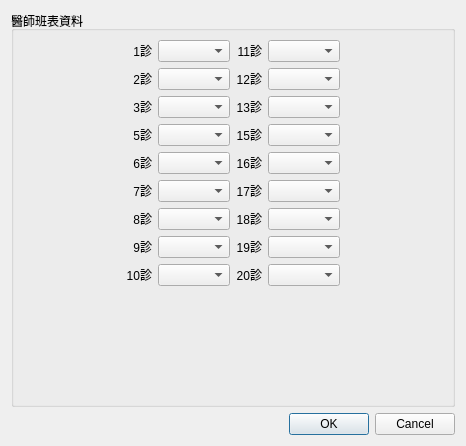
<?xml version="1.0" encoding="UTF-8"?>
<ui version="4.0">
 <class>Dialog_doctor_schedule_period</class>
 <widget class="QDialog" name="Dialog_doctor_schedule_period">
  <property name="windowModality">
   <enum>Qt::NonModal</enum>
  </property>
  <property name="geometry">
   <rect>
    <x>0</x>
    <y>0</y>
    <width>466</width>
    <height>446</height>
   </rect>
  </property>
  <property name="sizePolicy">
   <sizepolicy hsizetype="Preferred" vsizetype="Preferred">
    <horstretch>0</horstretch>
    <verstretch>0</verstretch>
   </sizepolicy>
  </property>
  <property name="windowTitle">
   <string>輸入醫師班表</string>
  </property>
  <layout class="QVBoxLayout" name="verticalLayout">
   <item>
    <widget class="QGroupBox" name="groupBox_schedule">
     <property name="title">
      <string>醫師班表資料</string>
     </property>
     <property name="flat">
      <bool>true</bool>
     </property>
     <layout class="QVBoxLayout" name="verticalLayout_2">
      <item>
       <layout class="QGridLayout" name="gridLayout_3">
        <item row="1" column="5">
         <spacer name="horizontalSpacer_3">
          <property name="orientation">
           <enum>Qt::Horizontal</enum>
          </property>
          <property name="sizeHint" stdset="0">
           <size>
            <width>40</width>
            <height>20</height>
           </size>
          </property>
         </spacer>
        </item>
        <item row="9" column="2">
         <widget class="QComboBox" name="comboBox_room10"/>
        </item>
        <item row="1" column="2">
         <widget class="QComboBox" name="comboBox_room1"/>
        </item>
        <item row="4" column="1">
         <widget class="QLabel" name="label_person1_4">
          <property name="text">
           <string>5診</string>
          </property>
          <property name="alignment">
           <set>Qt::AlignRight|Qt::AlignTrailing|Qt::AlignVCenter</set>
          </property>
         </widget>
        </item>
        <item row="7" column="1">
         <widget class="QLabel" name="label_person1_7">
          <property name="text">
           <string>8診</string>
          </property>
          <property name="alignment">
           <set>Qt::AlignRight|Qt::AlignTrailing|Qt::AlignVCenter</set>
          </property>
         </widget>
        </item>
        <item row="5" column="2">
         <widget class="QComboBox" name="comboBox_room6"/>
        </item>
        <item row="6" column="2">
         <widget class="QComboBox" name="comboBox_room7"/>
        </item>
        <item row="7" column="2">
         <widget class="QComboBox" name="comboBox_room8"/>
        </item>
        <item row="8" column="2">
         <widget class="QComboBox" name="comboBox_room9"/>
        </item>
        <item row="2" column="1">
         <widget class="QLabel" name="label_person1_2">
          <property name="text">
           <string>2診</string>
          </property>
          <property name="alignment">
           <set>Qt::AlignRight|Qt::AlignTrailing|Qt::AlignVCenter</set>
          </property>
         </widget>
        </item>
        <item row="1" column="3">
         <widget class="QLabel" name="label_person1_10">
          <property name="text">
           <string>11診</string>
          </property>
          <property name="alignment">
           <set>Qt::AlignRight|Qt::AlignTrailing|Qt::AlignVCenter</set>
          </property>
         </widget>
        </item>
        <item row="4" column="2">
         <widget class="QComboBox" name="comboBox_room5"/>
        </item>
        <item row="8" column="1">
         <widget class="QLabel" name="label_person1_8">
          <property name="text">
           <string>9診</string>
          </property>
          <property name="alignment">
           <set>Qt::AlignRight|Qt::AlignTrailing|Qt::AlignVCenter</set>
          </property>
         </widget>
        </item>
        <item row="1" column="0">
         <spacer name="horizontalSpacer">
          <property name="orientation">
           <enum>Qt::Horizontal</enum>
          </property>
          <property name="sizeHint" stdset="0">
           <size>
            <width>40</width>
            <height>20</height>
           </size>
          </property>
         </spacer>
        </item>
        <item row="6" column="1">
         <widget class="QLabel" name="label_person1_6">
          <property name="text">
           <string>7診</string>
          </property>
          <property name="alignment">
           <set>Qt::AlignRight|Qt::AlignTrailing|Qt::AlignVCenter</set>
          </property>
         </widget>
        </item>
        <item row="10" column="2">
         <spacer name="verticalSpacer">
          <property name="orientation">
           <enum>Qt::Vertical</enum>
          </property>
          <property name="sizeHint" stdset="0">
           <size>
            <width>20</width>
            <height>40</height>
           </size>
          </property>
         </spacer>
        </item>
        <item row="5" column="1">
         <widget class="QLabel" name="label_person1_5">
          <property name="text">
           <string>6診</string>
          </property>
          <property name="alignment">
           <set>Qt::AlignRight|Qt::AlignTrailing|Qt::AlignVCenter</set>
          </property>
         </widget>
        </item>
        <item row="2" column="2">
         <widget class="QComboBox" name="comboBox_room2"/>
        </item>
        <item row="3" column="1">
         <widget class="QLabel" name="label_person1_3">
          <property name="text">
           <string>3診</string>
          </property>
          <property name="alignment">
           <set>Qt::AlignRight|Qt::AlignTrailing|Qt::AlignVCenter</set>
          </property>
         </widget>
        </item>
        <item row="1" column="1">
         <widget class="QLabel" name="label_person1">
          <property name="text">
           <string>1診</string>
          </property>
          <property name="alignment">
           <set>Qt::AlignRight|Qt::AlignTrailing|Qt::AlignVCenter</set>
          </property>
         </widget>
        </item>
        <item row="9" column="1">
         <widget class="QLabel" name="label_person1_9">
          <property name="text">
           <string>10診</string>
          </property>
          <property name="alignment">
           <set>Qt::AlignRight|Qt::AlignTrailing|Qt::AlignVCenter</set>
          </property>
         </widget>
        </item>
        <item row="3" column="2">
         <widget class="QComboBox" name="comboBox_room3"/>
        </item>
        <item row="1" column="4">
         <widget class="QComboBox" name="comboBox_room11"/>
        </item>
        <item row="2" column="3">
         <widget class="QLabel" name="label_person1_11">
          <property name="text">
           <string>12診</string>
          </property>
          <property name="alignment">
           <set>Qt::AlignRight|Qt::AlignTrailing|Qt::AlignVCenter</set>
          </property>
         </widget>
        </item>
        <item row="2" column="4">
         <widget class="QComboBox" name="comboBox_room12"/>
        </item>
        <item row="3" column="3">
         <widget class="QLabel" name="label_person1_12">
          <property name="text">
           <string>13診</string>
          </property>
          <property name="alignment">
           <set>Qt::AlignRight|Qt::AlignTrailing|Qt::AlignVCenter</set>
          </property>
         </widget>
        </item>
        <item row="3" column="4">
         <widget class="QComboBox" name="comboBox_room13"/>
        </item>
        <item row="4" column="3">
         <widget class="QLabel" name="label_person1_13">
          <property name="text">
           <string>15診</string>
          </property>
          <property name="alignment">
           <set>Qt::AlignRight|Qt::AlignTrailing|Qt::AlignVCenter</set>
          </property>
         </widget>
        </item>
        <item row="4" column="4">
         <widget class="QComboBox" name="comboBox_room15"/>
        </item>
        <item row="5" column="3">
         <widget class="QLabel" name="label_person1_14">
          <property name="text">
           <string>16診</string>
          </property>
          <property name="alignment">
           <set>Qt::AlignRight|Qt::AlignTrailing|Qt::AlignVCenter</set>
          </property>
         </widget>
        </item>
        <item row="5" column="4">
         <widget class="QComboBox" name="comboBox_room16"/>
        </item>
        <item row="6" column="3">
         <widget class="QLabel" name="label_person1_15">
          <property name="text">
           <string>17診</string>
          </property>
          <property name="alignment">
           <set>Qt::AlignRight|Qt::AlignTrailing|Qt::AlignVCenter</set>
          </property>
         </widget>
        </item>
        <item row="6" column="4">
         <widget class="QComboBox" name="comboBox_room17"/>
        </item>
        <item row="7" column="3">
         <widget class="QLabel" name="label_person1_16">
          <property name="text">
           <string>18診</string>
          </property>
          <property name="alignment">
           <set>Qt::AlignRight|Qt::AlignTrailing|Qt::AlignVCenter</set>
          </property>
         </widget>
        </item>
        <item row="7" column="4">
         <widget class="QComboBox" name="comboBox_room18"/>
        </item>
        <item row="8" column="3">
         <widget class="QLabel" name="label_person1_17">
          <property name="text">
           <string>19診</string>
          </property>
          <property name="alignment">
           <set>Qt::AlignRight|Qt::AlignTrailing|Qt::AlignVCenter</set>
          </property>
         </widget>
        </item>
        <item row="8" column="4">
         <widget class="QComboBox" name="comboBox_room19"/>
        </item>
        <item row="9" column="3">
         <widget class="QLabel" name="label_person1_18">
          <property name="text">
           <string>20診</string>
          </property>
          <property name="alignment">
           <set>Qt::AlignRight|Qt::AlignTrailing|Qt::AlignVCenter</set>
          </property>
         </widget>
        </item>
        <item row="9" column="4">
         <widget class="QComboBox" name="comboBox_room20"/>
        </item>
       </layout>
      </item>
      <item>
       <spacer name="horizontalSpacer_2">
        <property name="orientation">
         <enum>Qt::Horizontal</enum>
        </property>
        <property name="sizeHint" stdset="0">
         <size>
          <width>40</width>
          <height>20</height>
         </size>
        </property>
       </spacer>
      </item>
     </layout>
    </widget>
   </item>
   <item>
    <widget class="QDialogButtonBox" name="buttonBox">
     <property name="orientation">
      <enum>Qt::Horizontal</enum>
     </property>
     <property name="standardButtons">
      <set>QDialogButtonBox::Cancel|QDialogButtonBox::Ok</set>
     </property>
     <property name="centerButtons">
      <bool>false</bool>
     </property>
    </widget>
   </item>
  </layout>
 </widget>
 <resources/>
 <connections>
  <connection>
   <sender>buttonBox</sender>
   <signal>accepted()</signal>
   <receiver>Dialog_doctor_schedule_period</receiver>
   <slot>accept()</slot>
   <hints>
    <hint type="sourcelabel">
     <x>248</x>
     <y>254</y>
    </hint>
    <hint type="destinationlabel">
     <x>157</x>
     <y>274</y>
    </hint>
   </hints>
  </connection>
  <connection>
   <sender>buttonBox</sender>
   <signal>rejected()</signal>
   <receiver>Dialog_doctor_schedule_period</receiver>
   <slot>reject()</slot>
   <hints>
    <hint type="sourcelabel">
     <x>316</x>
     <y>260</y>
    </hint>
    <hint type="destinationlabel">
     <x>286</x>
     <y>274</y>
    </hint>
   </hints>
  </connection>
 </connections>
</ui>
